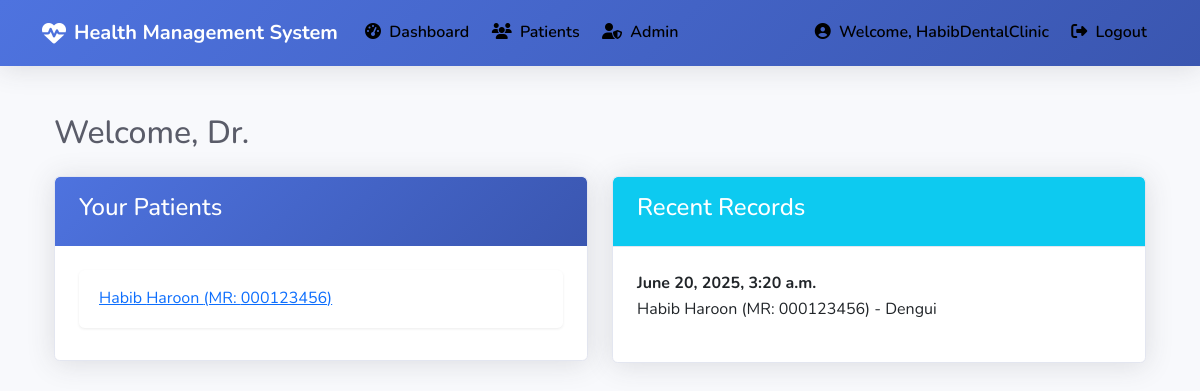
Page /doctor-dashboard/ (signed in) on the committed database.
### core/models.py (models this page shows, shortened)
class Patient(models.Model):
    mr_number = models.CharField(max_length=20, unique=True, validators=[MinLengthValidator(5)])
    first_name = models.CharField(max_length=100)
    last_name = models.CharField(max_length=100)
    date_of_birth = models.DateField()
    gender = models.CharField(max_length=10, choices=[('M', 'Male'), ('F', 'Female'), ('O', 'Other')])
    blood_group = models.CharField(max_length=5, blank=True)
    address = models.TextField()
    contact_number = models.CharField(max_length=15)
    email = models.EmailField(blank=True)
    registered_at = models.ForeignKey(Hospital, on_delete=models.CASCADE)
    registration_date = models.DateField(auto_now_add=True)
    def __str__(self):
        return f"{self.first_name} {self.last_name} (MR: {self.mr_number})"

class PatientRecord(models.Model):
    patient = models.ForeignKey(Patient, on_delete=models.CASCADE)
    doctor = models.ForeignKey(Doctor, on_delete=models.SET_NULL, null=True)
    visit_date = models.DateTimeField(auto_now_add=True)
    symptoms = models.TextField()
    diagnosis = models.TextField()
    prescription = models.TextField()
    notes = models.TextField(blank=True)
    next_visit = models.DateField(blank=True, null=True)

### core/views.py (the view)
# urls.py: path('doctor-dashboard/', doctor_dashboard, name='doctor_dashboard'),
@login_required
def doctor_dashboard(request):
    if not hasattr(request.user, 'doctor'):
        return redirect('login')
    doctor = request.user.doctor
    patients = Patient.objects.filter(patientrecord__doctor=doctor).distinct()
    recent_records = PatientRecord.objects.filter(doctor=doctor).order_by('-visit_date')[:10]
    return render(request, 'core/doctor_dashboard.html', {
        'patients': patients,
        'recent_records': recent_records
    })

### templates/core/doctor_dashboard.html (shortened to what this page needs)
{% extends "base.html" %}
{% block content %}
<div class="container mt-4">
    <h2>Welcome, Dr. {{ request.user.get_full_name }}</h2>
    <div class="row mt-4">
        <div class="col-md-6">
            <div class="card">
                <div class="card-header bg-primary text-white">
                    <h4>Your Patients</h4>
                </div>
                <div class="card-body">
                    <ul class="list-group">
                        {% for patient in patients %}
                        <li class="list-group-item">
                            <a href="{% url 'patient_detail' patient.mr_number %}">
                                {{ patient.first_name }} {{ patient.last_name }} (MR: {{ patient.mr_number }})
                            </a>
                        </li>
                        {% empty %}
                        <li class="list-group-item">No patients found</li>
                        {% endfor %}
                    </ul>
                </div>
            </div>
        </div>
        <div class="col-md-6">
            <div class="card">
                <div class="card-header bg-info text-white">
                    <h4>Recent Records</h4>
                </div>
                <div class="card-body">
                    {% for record in recent_records %}
                    <div class="mb-3">
                        <strong>{{ record.visit_date }}</strong>
                        <p>{{ record.patient }} - {{ record.diagnosis|truncatechars:50 }}</p>
                    </div>
                    {% empty %}
                    <p>No recent records</p>
                    {% endfor %}
                </div>
            </div>
        </div>
    </div>
</div>
{% endblock %}

### templates/base.html (shortened to what this page needs)
<!DOCTYPE html>
<html lang="en">
<head>
    <link rel="stylesheet" href="https://cdnjs.cloudflare.com/ajax/libs/font-awesome/6.4.0/css/all.min.css">
    <link href="https://cdn.jsdelivr.net/npm/bootstrap@5.3.0/dist/css/bootstrap.min.css" rel="stylesheet">
    {% load static %}
    <link href="{% static 'css/custom.css' %}" rel="stylesheet">
</head>
<body>
    {% if user.is_authenticated %}
    <nav class="navbar navbar-expand-lg navbar-dark mb-4">
        <div class="container">
            <a class="navbar-brand" href="{% url 'dashboard' %}">
                <i class="fas fa-heartbeat me-2"></i>Health Management System
            </a>
            <div class="collapse navbar-collapse" id="navbarNav">
                <ul class="navbar-nav me-auto">
                    <li class="nav-item">
                        <a class="nav-link" href="{% url 'dashboard' %}">
                            <i class="fas fa-tachometer-alt me-1"></i> Dashboard
                        </a>
                    </li>
                    <li class="nav-item">
                        <a class="nav-link" href="{% url 'patient_list' %}">
                            <i class="fas fa-users me-1"></i> Patients
                        </a>
                    </li>
                    {% if user.is_staff %}
                    <li class="nav-item">
                        <a class="nav-link" href="{% url 'admin_dashboard' %}">
                            <i class="fas fa-user-shield me-1"></i> Admin
                        </a>
                    </li>
                    {% endif %}
                </ul>
                <div class="navbar-nav">
                    <span class="nav-item nav-link text-light">
                        <i class="fas fa-user-circle me-1"></i> Welcome, {{ user.get_full_name|default:user.username }}
                    </span>
                    <a class="nav-link" href="{% url 'logout' %}">
                        <i class="fas fa-sign-out-alt me-1"></i> Logout
                    </a>
                </div>
            </div>
        </div>
    </nav>
    {% endif %}
    <div class="container">
        {% block content %}{% endblock %}
    </div>
</body>
</html>

### static/css/custom.css (style rules this page uses)
:root { --primary-color: #4e73df; --primary-dark: #3a56b0; --secondary-color: #2c3e50; --success-color: #1cc88a; --info-color: #36b9cc; --warning-color: #f6c23e; --danger-color: #e74a3b; --light-color: #f8f9fc; --dark-color: #5a5c69; --border-radius: 0.35rem; --box-shadow: 0 0.15rem 1.75rem 0 rgba(58, 59, 69, 0.15); --box-shadow-sm: 0 0.125rem 0.25rem 0 rgba(58, 59, 69, 0.2); --transition: all 0.3s ease; --card-cap-bg: #f8f9fc; --card-border-color: #e3e6f0; }
body { font-family: 'Nunito', sans-serif; background-color: #f8f9fc; color: var(--dark-color); line-height: 1.6; min-height: 100vh; display: flex; flex-direction: column; }
.navbar { background: linear-gradient(135deg, var(--primary-color), var(--primary-dark)); box-shadow: var(--box-shadow); padding: 0.75rem 1rem; }
.navbar-brand { font-weight: 700; color: white !important; font-size: 1.25rem; display: flex; align-items: center; }
.navbar-brand i { margin-right: 0.5rem; font-size: 1.5rem; }
.nav-link { color: #000000 !important; transition: var(--transition); font-weight: 600; padding: 0.5rem 1rem; border-radius: var(--border-radius); margin: 0 0.2rem; position: relative; }
.card { border-radius: var(--border-radius); border: 1px solid var(--card-border-color); box-shadow: var(--box-shadow); transition: var(--transition); margin-bottom: 1.5rem; overflow: hidden; background-color: #fff; }
.card-header { background-color: var(--card-cap-bg); color: var(--dark-color); border-bottom: 1px solid var(--card-border-color); padding: 1rem 1.5rem; font-weight: 600; display: flex; align-items: center; justify-content: space-between; }
.card-header.bg-primary { background: linear-gradient(135deg, var(--primary-color), var(--primary-dark)) !important; color: white; border-bottom: none; }
.card-body { padding: 1.5rem; }
.list-group-item { border: none; padding: 1rem 1.25rem; margin-bottom: 0.5rem; border-radius: var(--border-radius) !important; transition: var(--transition); box-shadow: 0 1px 3px rgba(0, 0, 0, 0.08); }

### rows in the picture
Patient: first_name "Habib", last_name "Haroon", mr_number "000123456"
PatientRecord: visit_date "June 20, 2025, 3:20 a.m.", patient "Habib Haroon (MR: 000123456)", diagnosis "Dengui"

### other values in the picture
{{ user.get_full_name|default:user.username }} "HabibDentalClinic"
